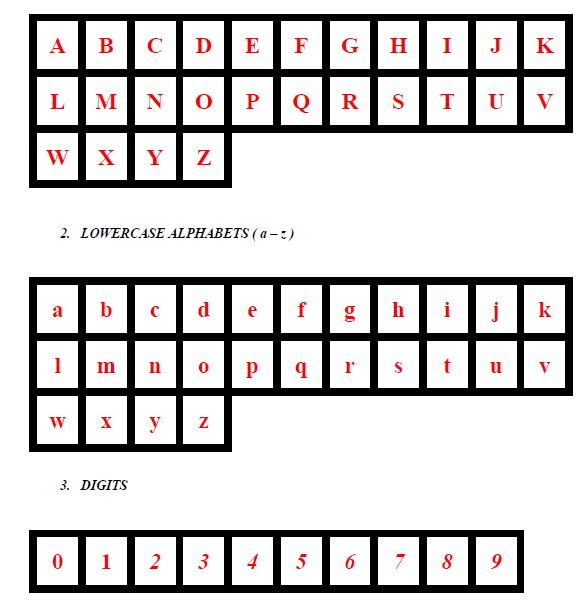
#> input picture in/ideal.JPG, 587 x 610 px, given in place of a_cap.png, which was not available
$ python extract_roi.py in
#> lines starting #> are read from the running program, lines starting #| are printed output that depends on the picture; after the words box and inside, x2 and y2 are one past the last pixel; in counts of white or black regions, pixels touching at a corner belong together; pictures that were not available may be replaced by others from this repository, and a replacement may not be noted
### utils.py
import os

import cv2
import numpy as np
from PIL import Image


# [44 lines left out: function get_filename_dict, not called in this run]

def get_filename_list():
    filenames = []
    for a in range(26):
        filenames.append(chr(97 + a) + "_cap.png")
    for a in range(26):
        filenames.append(chr(97 + a) + "_small.png")
    for a in range(10):
        filenames.append(chr(48 + a) + ".png")
#> in extract_roi_for_dir, img is the input picture: shape (610, 587, 3); mean B, G, R 206.9, 206.9, 209.2
    filenames.append("11_exclamation.png")
    filenames.append("12_dollar.png")
    filenames.append("13_ampersand.png")
    filenames.append("14_left_parenthesis.png")
    filenames.append("15_right_parenthesis.png")
    filenames.append("16_left_brace.png")
    filenames.append("17_right_brace.png")
    filenames.append("18_left_bracket.png")
    filenames.append("19_right_bracket.png")
    filenames.append("20_minus.png")
    filenames.append("21_plus.png")
    filenames.append("22_underscore.png")
    filenames.append("23_semi_colon.png")
    filenames.append("24_colon.png")
    filenames.append("25_comma.png")
    filenames.append("26_full_stop.png")
    filenames.append("27_question_mark.png")
    filenames.append("28_open_double_quote.png")
    filenames.append("29_close_double_quote.png")
    filenames.append("30_open_single_quote.png")
    filenames.append("31_close_single_quote.png")
    filenames.append("32_percent.png")
    filenames.append("33_hash.png")
    filenames.append("34_asterisk.png")
    filenames.append("35_tilde.png")
    filenames.append("36_front_slash.png")
    filenames.append("37_vertical_bar.png")
    filenames.append("38_back_slash.png")
    filenames.append("39_greater_than.png")
    filenames.append("40_less_than.png")
    filenames.append("41_equal.png")
    filenames.append("42_at_the_rate.png")
    filenames.append("43_caret.png")
    return filenames

# [31 lines left out: functions img2pdf, convert_hue, not called in this run]

### extract_roi.py
import cv2
import numpy as np
import os
import sys
from utils import get_filename_list
from PIL import Image

def color_mask(hsv_img, boundaries):
    lower, upper = boundaries

    # create NumPy arrays from the boundaries
    lower = np.array(lower, dtype = "uint8")
    upper = np.array(upper, dtype = "uint8")

    # find the colors within the specified boundaries and apply the mask
    mask = cv2.inRange(hsv_img, lower, upper)
    return mask

def extract_roi(img):
    hsv = cv2.cvtColor(img, cv2.COLOR_BGR2HSV)
#> hsv: shape (610, 587, 3); mean H, S, V 16.9, 4.9, 209.6
    boundaries = [([0,90,60], [40, 255, 255]),
                  ([150,50,60], [179, 255, 255])]

    mask = np.zeros((hsv.shape[0], hsv.shape[1]), dtype='uint8')
    for b in boundaries:
        m = color_mask(hsv, b)
        mask = cv2.bitwise_or(mask, m)
#> this loop made 2 passes
#> pass 1, in color_mask, `mask = cv2.inRange(hsv_img, lower, upper)`:
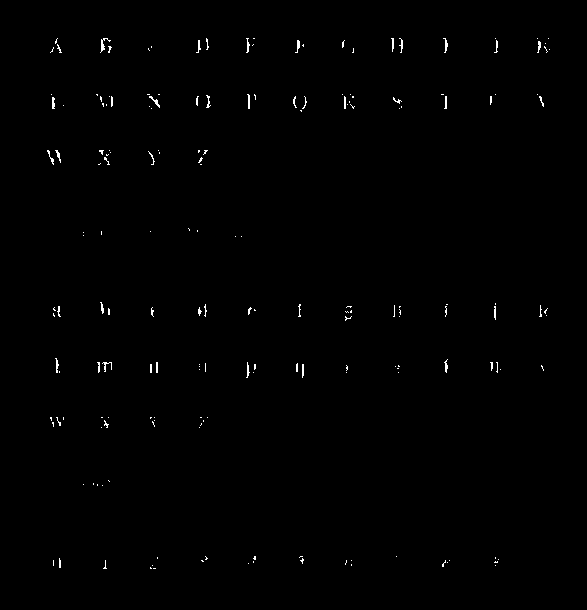
#> mask: shape (610, 587); 0.48% white in thin lines or dots, all inside (x1, y1, x2, y2) = (47, 38, 550, 569)
#> pass 2, in color_mask (call 2), `mask = cv2.inRange(hsv_img, lower, upper)`:
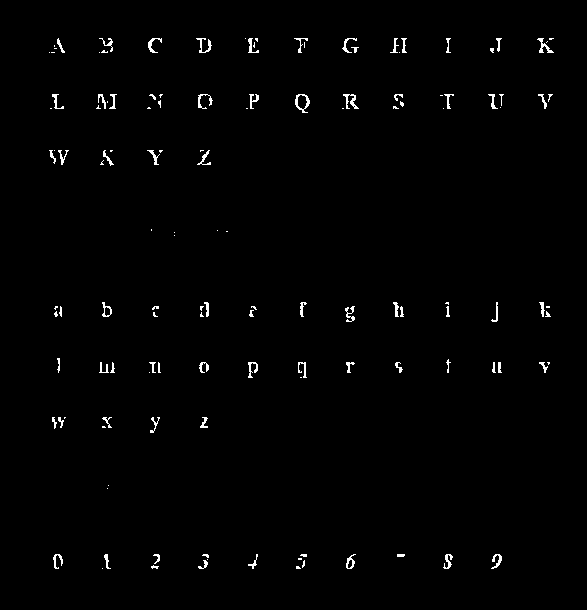
#> mask: shape (610, 587); 1.1% white in thin lines or dots, all inside (x1, y1, x2, y2) = (49, 38, 554, 569)
#> pass 2, in extract_roi, `mask = cv2.bitwise_or(mask, m)`:
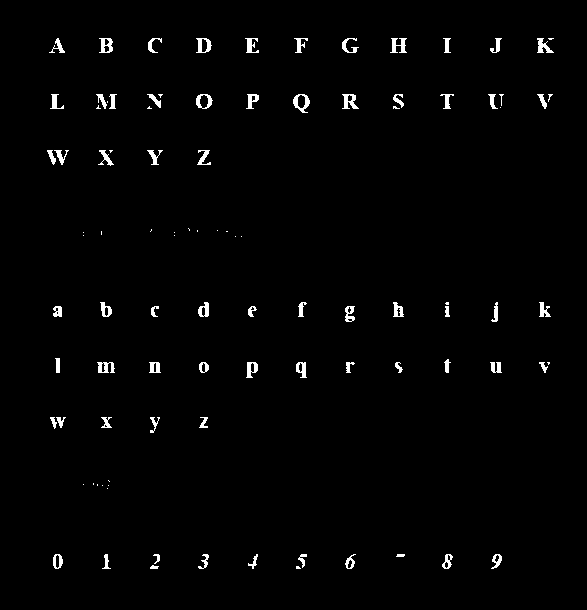
#> mask: shape (610, 587); 1.5% white; 98 white regions (32 under 20 px), largest, box (x1, y1, x2, y2) and area: (293, 94, 310, 113) 149, (390, 38, 407, 53) 144, (342, 94, 359, 109) 141

    #cv2.imshow('mask', mask)
    #cv2.waitKey()

    xmin, xmax = 100000, 0
    ymin, ymax = 100000, 0
    nonzero_x = cv2.findNonZero(mask)
#> nonzero_x = contour of 5480 points, box (x1, y1, x2, y2) (47, 38, 554, 569), area 45448
    nonzero_y = cv2.findNonZero(cv2.transpose(mask))
#> nonzero_y = contour of 5480 points, box (x1, y1, x2, y2) (38, 47, 569, 554), area 32730

    if len(nonzero_x) > 0:
        ymin, ymax = nonzero_x[0][0][1], nonzero_x[-1][0][1]
#> ymin = 38; ymax = 568
    if len(nonzero_y) > 0:
        xmin, xmax = nonzero_y[0][0][1], nonzero_y[-1][0][1]
#> xmin = 47; xmax = 553

    #print(xmin, xmax, ymin, ymax)
    #cv2.rectangle(img,(xmin,ymin),(xmax, ymax),(255,0,0),1)
    #cv2.imshow('rect', img)

    roi = img[ymin:ymax, xmin:xmax]
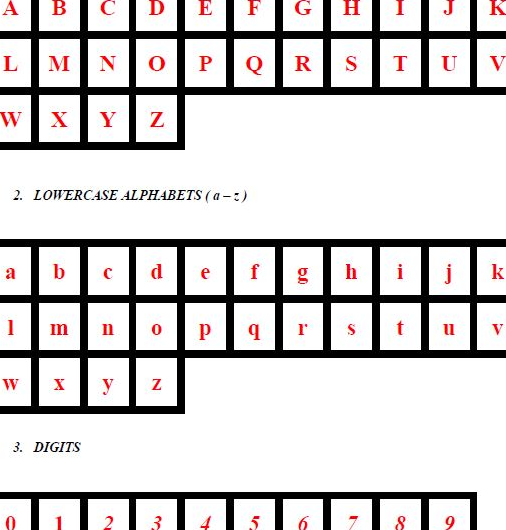
#> roi: shape (530, 506, 3); mean B, G, R 206.6, 206.5, 209.7
    return roi

def extract_roi_for_dir(box_dir):
    # Setup output dir
    os.makedirs(box_dir+"/roi", exist_ok=True)

    filenames = get_filename_list()

    for name in filenames:
        print("PROCESSING: " + name)
        img = cv2.imread( box_dir + "/" + name)
        roi = extract_roi(img)
        cv2.imwrite(box_dir + "/roi/" + name, roi)
#> pass 2 of the loop in extract_roi_for_dir, `for name in filenames:`:
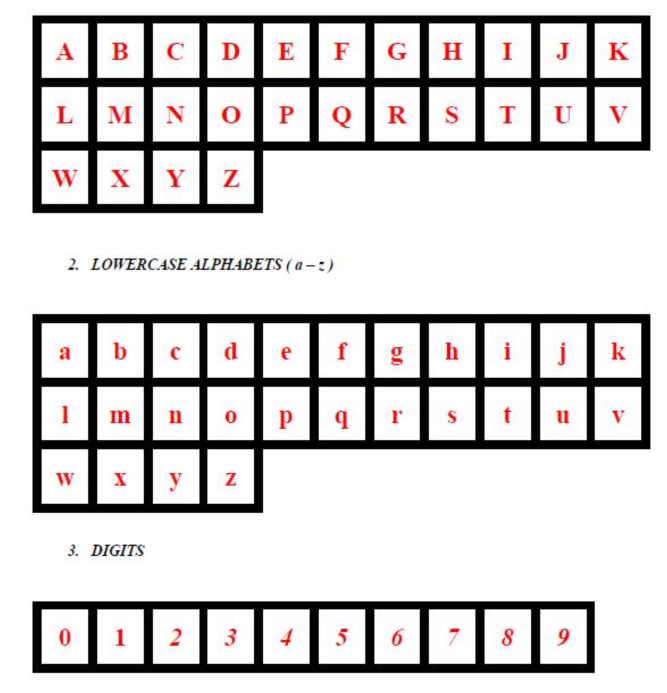
#> input picture in/ideal_large.JPG, 2000 x 2078 px, given in place of b_cap.png, which was not available (shown at 1/3 size)
#> in extract_roi_for_dir, img is the input picture: shape (2078, 2000, 3); mean B, G, R 206.9, 206.8, 209.2
#> hsv: shape (2078, 2000, 3); mean H, S, V 14.6, 4.2, 209.6
#> the loop in extract_roi (call 2), `for b in boundaries:` made 2 passes
#> pass 1, in color_mask (call 3), `mask = cv2.inRange(hsv_img, lower, upper)`:
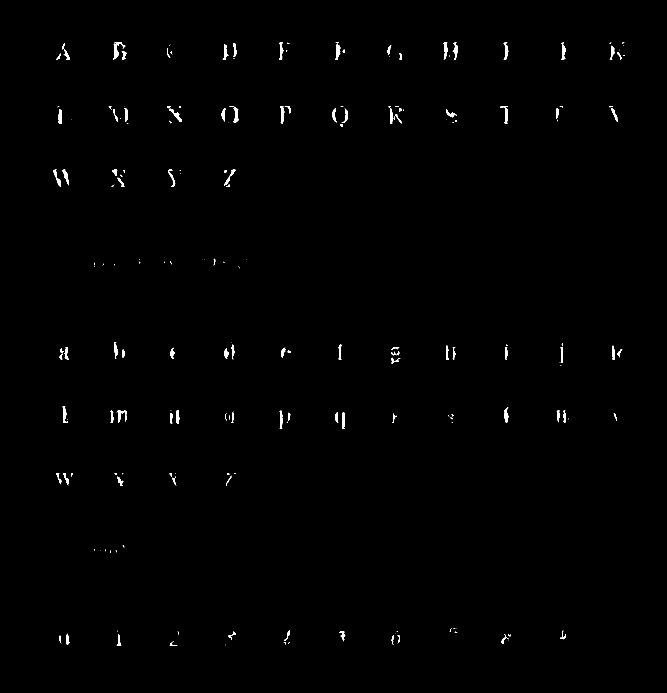
#> mask: shape (2078, 2000) (shown at 1/3 size); 0.49% white; 226 white regions (110 under 20 px), largest, box (x1, y1, x2, y2) and area: (339, 128, 376, 179) 571, (351, 1232, 379, 1269) 400, (507, 326, 545, 366) 392
#> nonzero_x = contour of 67780 points, box (x1, y1, x2, y2) (159, 127, 1887, 1939), area 268282
#> nonzero_y = contour of 67780 points, box (x1, y1, x2, y2) (127, 159, 1939, 1887), area 415804
#> ymin = 127; ymax = 1938
#> xmin = 159; xmax = 1886
#> in extract_roi (call 2), `roi = img[ymin:ymax, xmin:xmax]`:
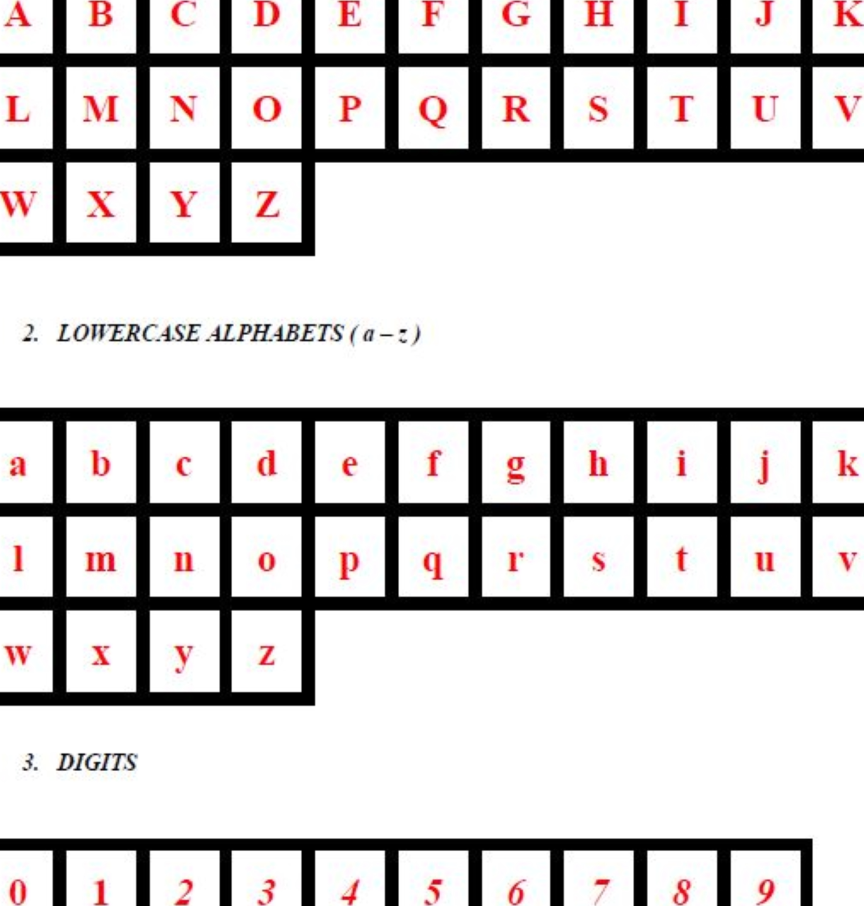
#> roi: shape (1811, 1727, 3) (shown at 1/2 size); mean B, G, R 206.6, 206.5, 209.7
    return

if __name__ == '__main__':
    box_dir = 'out/ideal'
    if len(sys.argv) > 1:
        box_dir = sys.argv[1]
#> (the run stopped early here; a loop or call above may not have finished)
